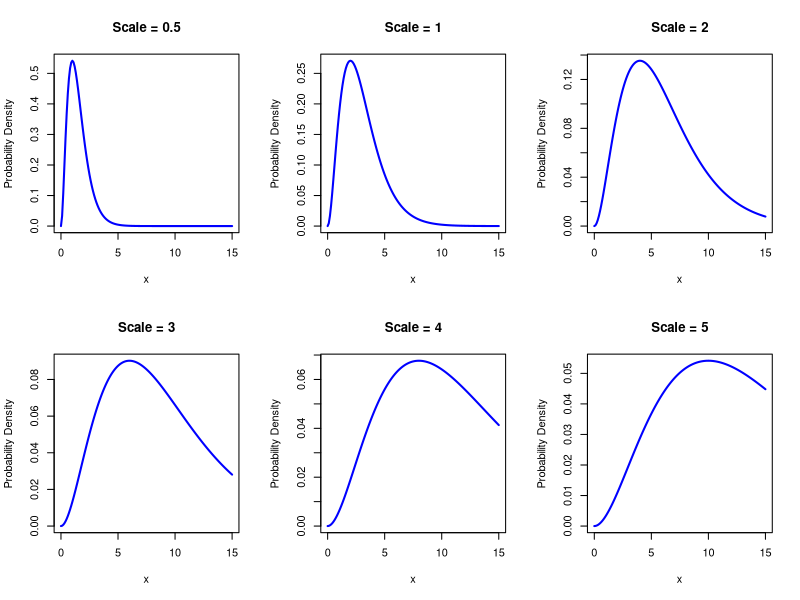

Source code (R):
# Set the shape and scale parameter
k <- 3
scale_parameters <- c(0.5, 1, 2, 3, 4, 5)

# Create a sequence of x values
x_values <- seq(0, 15, 0.1)

# Plot the gamma distribution for each scale parameter
par(mfrow = c(2, 3))  # Arrange plots in a 2x3 grid
for (scale_param in scale_parameters) {
   y_values <- dgamma(x_values, shape = k, scale = scale_param)
   plot(x_values, y_values, type = "l", main = paste("Scale =", scale_param),
        xlab = "x", ylab = "Probability Density",
        col = "blue", lwd = 2)
}
